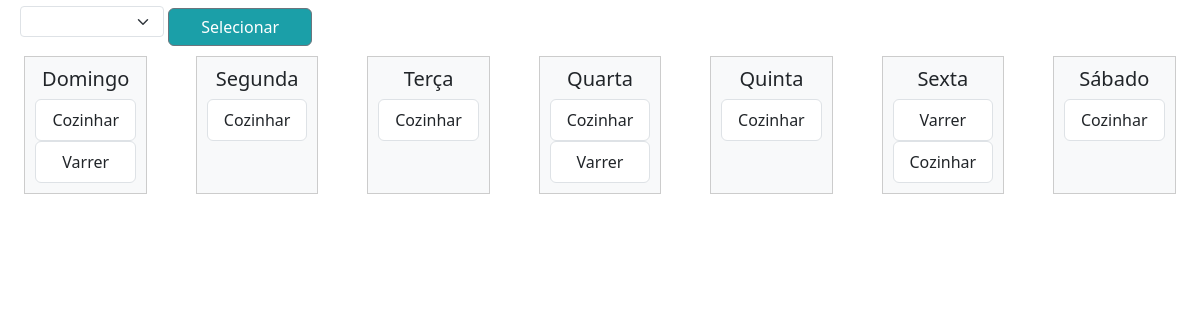
The app's page /controller/visualizar-quadro.php?selResidencia=8 with its own data.
### tables this page shows
CREATE TABLE `a_fazer` (
  `id_afazer` int(11) NOT NULL,
  `id_usuario` int(11) NOT NULL,
  `id_tarefa` int(11) NOT NULL,
  `id_residencia` int(11) NOT NULL,
  `dia_semana` int(1) NOT NULL,
  `descricao` text DEFAULT NULL,
  `feita` tinyint(1) NOT NULL
);

CREATE TABLE `tarefa` (
  `id_tarefa` int(11) NOT NULL,
  `id_residencia` int(11) NOT NULL,
  `nome_tarefa` varchar(60) NOT NULL,
  `frequencia` int(11) NOT NULL,
  `dia_semana` int(11) DEFAULT NULL
);

### controller/visualizar-quadro.php (the view, shortened to what this page needs)
<!doctype html>
<html lang="pt-br">
<head>
    <link href="https://cdn.jsdelivr.net/npm/bootstrap@5.3.1/dist/css/bootstrap.min.css" rel="stylesheet"
>
    <link rel="stylesheet" href="../view/styles/style.css">
</head>
<body>
<?php
$mysql = new PDO('mysql:host=localhost;dbname=fair-housework', 'root', '');
$sql = "SELECT a_fazer.*, tarefa.nome_tarefa FROM a_fazer
 INNER JOIN tarefa ON a_fazer.id_tarefa = tarefa.id_tarefa
 WHERE a_fazer.id_residencia = ? AND a_fazer.dia_semana = ?";
$selectAfazer = $mysql->prepare($sql);
function quadroDia($dia, $selectAfazer, $residencias){
  $selectAfazer->execute([$residencias, $dia]);
  while($afazer = $selectAfazer->fetch(PDO::FETCH_ASSOC)){
    echo "<ul class='list-group'>
              <li class='list-group-item'>$afazer[nome_tarefa]</li>
          </ul>";
  }
}
?>
    <div class="row w-50 ms-2">
      <form method="post" action="<?php echo $_SERVER['PHP_SELF'] ?>">
        <select id="selRes" class="col d-inline-block w-25 form-select form-select-sm" name="selResidencia">
        </select>
        <button class="col d-inline-block btn btn-secondary fundo mt-2 w-25" type="submit" >Selecionar</button>
      </form>
    </div>
    <div class="row">
        <div class="col-md-12">
            <div class="d-sm-flex justify-content-around">
                <div class="quadro">
                    <h5>Domingo</h5>
                    <?php if(@$_REQUEST['selResidencia']){quadroDia(1, $selectAfazer, $_REQUEST['selResidencia']);} ?>
                </div>
                <div class="quadro">
                    <h5>Segunda</h5>
                    <?php if(@$_REQUEST['selResidencia']){quadroDia(2, $selectAfazer, $_REQUEST['selResidencia']);} ?>
                </div>
                <div class="quadro">
                    <h5>Terça</h5>
                    <?php if(@$_REQUEST['selResidencia']){quadroDia(3, $selectAfazer, $_REQUEST['selResidencia']);} ?>
                </div>
                <div class="quadro">
                    <h5>Quarta</h5>
                    <?php if(@$_REQUEST['selResidencia']){quadroDia(4, $selectAfazer, $_REQUEST['selResidencia']);} ?>
                </div>
                <div class="quadro">
                    <h5>Quinta</h5>
                    <?php if(@$_REQUEST['selResidencia']){quadroDia(5, $selectAfazer, $_REQUEST['selResidencia']);} ?>
                </div>
                <div class="quadro">
                    <h5>Sexta</h5>
                    <?php if(@$_REQUEST['selResidencia']){quadroDia(6, $selectAfazer, $_REQUEST['selResidencia']);} ?>
                </div>
                <div class="quadro">
                    <h5>Sábado</h5>
                    <?php if(@$_REQUEST['selResidencia']){quadroDia(7, $selectAfazer, $_REQUEST['selResidencia']);} ?>
                </div>
            </div>
        </div>
    </div>
</body>
</html>

### view/styles/style.css (style rules this page uses)
.fundo { background-color: #1B9FA8; }
.quadro { border: 1px solid #ccc; padding: 10px; margin: 10px; background-color: #f8f9fa; text-align: center; }

### records on screen
a_fazer: id_tarefa.nome_tarefa "Cozinhar"
a_fazer: id_tarefa.nome_tarefa "Varrer"
a_fazer: id_tarefa.nome_tarefa "Cozinhar"
a_fazer: id_tarefa.nome_tarefa "Cozinhar"
a_fazer: id_tarefa.nome_tarefa "Cozinhar"
a_fazer: id_tarefa.nome_tarefa "Varrer"
a_fazer: id_tarefa.nome_tarefa "Cozinhar"
a_fazer: id_tarefa.nome_tarefa "Varrer"
a_fazer: id_tarefa.nome_tarefa "Cozinhar"
a_fazer: id_tarefa.nome_tarefa "Cozinhar"
